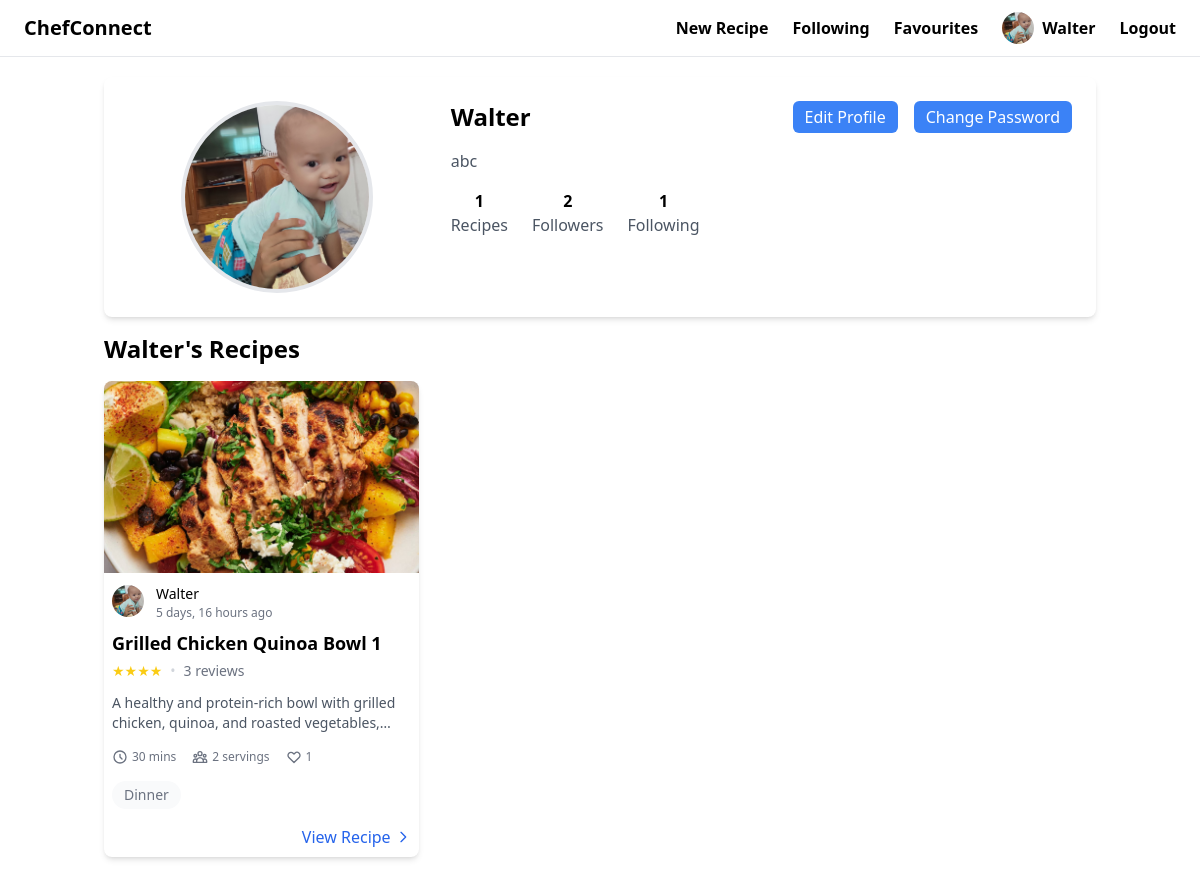
/users/profile/ (signed in), run on the app's committed database.
### users/models.py (models this page shows, shortened)
class CustomUser(AbstractUser):
    profile_picture = models.ImageField(upload_to="profile_pictures", blank=True, null=True)  # media/profile_pictures
    description = models.TextField(blank=True, null=True)

### recipe/models.py (models this page shows, shortened)
class Recipe(models.Model):
    title = models.CharField(max_length=255)
    description = models.TextField()
    preparation_time = models.PositiveIntegerField(help_text="Time in minutes")
    servings = models.PositiveIntegerField()
    food_pic = models.ImageField(upload_to="recipe_pictures/", blank=True)
    tags = models.ManyToManyField(Tag, related_name='recipes')
    created_at = models.DateTimeField(auto_now_add=True)
    updated_at = models.DateTimeField(auto_now=True)
    created_by = models.ForeignKey(settings.AUTH_USER_MODEL, on_delete=models.CASCADE, null=True, blank=True,
                                   related_name='created_recipes')
    saved_by = models.ManyToManyField(settings.AUTH_USER_MODEL, related_name='saved_recipes', blank=True)
    def get_avg_rating(self):
        total = 0
        for review in self.reviews.all():
            total += review.rating
        avg_rating = round(total / (len(self.reviews.all()) or 1))
        return range(avg_rating)

class Tag(models.Model):
    name = models.CharField(max_length=255)

### users/views.py (the view)
# urls.py: path('profile/', profile, name="profile"),
@login_required
def profile(request):
    profile_user = CustomUser.objects.get(pk=request.user.id)  # request.user
    recipes = profile_user.created_recipes.all()
    return render(request, 'users/profile.html',
                  {"profile_user": profile_user, "recipes": recipes, "recipe_count": len(recipes),
                   "follower_count": profile_user.followers.count(),
                   "following_count": profile_user.followings.count()})

### users/templates/users/profile.html (shortened to what this page needs)
{% extends 'base.html' %}
{% load static %}
{% block content %}
    <div class="container mx-auto px-4 py-2">
        <div class="bg-white rounded-lg shadow-md p-4 md:p-6 mb-4">
            <div class="flex flex-col md:grid md:grid-cols-3 gap-6">
                <div class="flex justify-center">
                    {% if profile_user.profile_picture %}
                        <img src="{{ profile_user.profile_picture.url }}"
                             alt="{{ profile_user.username }}"
                             class="w-32 h-32 md:w-48 md:h-48 rounded-full object-cover border-4 border-gray-200">
                    {% endif %}
                </div>
                <div class="md:col-span-2">
                    <div class="flex flex-col sm:flex-row justify-between items-center sm:items-start gap-4 sm:gap-0 mb-4">
                        <div class="text-center sm:text-left">
                            <h1 class="text-2xl font-bold">{{ profile_user.username | capfirst }}</h1>
                        </div>
                        <div class="flex flex-col sm:flex-row gap-2 sm:space-x-2">
                            {% if request.user == profile_user %}
                                <a href="{% url 'users:edit_profile' %}"
                                   class="inline-block px-3 py-1 bg-blue-500 rounded-md hover:bg-blue-700 text-white text-center">
                                    Edit Profile
                                </a>
                                <a href="{% url 'users:change_password' %}"
                                   class="inline-block px-3 py-1 bg-blue-500 rounded-md hover:bg-blue-700 text-white text-center">
                                    Change Password
                                </a>
                            {% endif %}
                        </div>
                    </div>
                    {% if profile_user.description %}
                        <p class="text-gray-600 mb-4 text-center sm:text-left">{{ profile_user.description }}</p>
                    {% endif %}
                    <div class="flex justify-center sm:justify-start space-x-6">
                        <div class="text-center text-sm sm:text-base">
                            <span class="block font-bold">{{ recipe_count }}</span>
                            <span class="text-gray-600">Recipes</span>
                        </div>
                        <div class="text-center text-sm sm:text-base">
                            <span class="block font-bold" id="follower-count">{{ follower_count }}</span>
                            <span class="text-gray-600">Followers</span>
                        </div>
                        <div class="text-center text-sm sm:text-base">
                            <span class="block font-bold">{{ following_count }}</span>
                            <span class="text-gray-600">Following</span>
                        </div>
                    </div>
                </div>
            </div>
        </div>
        <h2 class="text-2xl font-bold mb-4">{{ profile_user.username | capfirst }}'s Recipes</h2>
        <div class="grid grid-cols-1 md:grid-cols-2 lg:grid-cols-3 gap-6">
            {% for recipe in recipes %}
                <div class="bg-white rounded-lg shadow-md overflow-hidden hover:shadow-lg transition-shadow duration-300">
                    {% if recipe.food_pic %}
                        <img src="{{ recipe.food_pic.url }}" alt="{{ recipe.title }}" class="w-full h-48 object-cover">
                    {% else %}
                        <div class="w-full h-48 bg-gray-200 flex items-center justify-center">
                            <span class="text-gray-400">No image available</span>
                        </div>
                    {% endif %}
                    <div class="p-2">
                        <div class="flex items-center gap-3 mb-2">
                            {% if recipe.created_by.profile_picture %}
                                <img src="{{ recipe.created_by.profile_picture.url }}"
                                     alt="{{ recipe.created_by.username }}"
                                     class="w-8 h-8 rounded-full object-cover">
                            {% else %}
                                <div class="w-8 h-8 rounded-full bg-gray-200 flex items-center justify-center">
                                    <span class="text-gray-500 text-sm">{{ recipe.user.username|first|upper }}</span>
                                </div>
                            {% endif %}
                            <div class="flex flex-col">
                                <a href="{% url 'users:chef-profile' chef_id=recipe.created_by.id %}"><span
                                        class="text-sm font-medium hover:text-blue-500">{{ recipe.created_by.username | capfirst }}</span></a>
                                <span class="text-xs text-gray-500">{{ recipe.created_at|timesince }} ago</span>
                            </div>
                        </div>
                        <h2 class="text-lg font-semibold mb-1 hover:text-blue-500">{{ recipe.title }}</h2>
                        <div class="flex items-center gap-2 mb-3 text-sm">
                            <div class="flex items-center">
                                {% if recipe.get_avg_rating %}
                                    <div class="flex text-yellow-400 text-sm">
                                        {% for i in recipe.get_avg_rating %}
                                            <span>★</span>
                                        {% endfor %}
                                    </div>
                                {% else %}
                                    <span class="text-sm text-gray-500 hover:text-blue-500">No ratings yet</span>
                                {% endif %}
                            </div>
                            <span class="text-gray-300">•</span>
                            <span class="text-sm text-gray-500 hover:text-blue-500">{{ recipe.reviews.count }} reviews</span>
                        </div>
                        <p class="text-gray-600 mb-4 line-clamp-2 text-sm hover:text-blue-500">{{ recipe.description }}</p>
                        <div class="flex items-center gap-4 text-xs text-gray-500 mb-4">
                            <div class="flex items-center hover:text-blue-500">
                                <svg class="w-4 h-4 mr-1" fill="none" stroke="currentColor" viewBox="0 0 24 24">
                                    <path stroke-linecap="round" stroke-linejoin="round" stroke-width="2"
                                          d="M12 8v4l3 3m6-3a9 9 0 11-18 0 9 9 0 0118 0z"></path>
                                </svg>
                                <span>{{ recipe.preparation_time }} mins</span>
                            </div>
                            <div class="flex items-center hover:text-blue-500">
                                <span>{{ recipe.servings }} servings</span>
                            </div>
                            <div class="flex items-center hover:text-blue-500">
                                <svg class="w-4 h-4 mr-1" fill="none" stroke="currentColor" viewBox="0 0 24 24">
                                    <path stroke-linecap="round" stroke-linejoin="round" stroke-width="2"
                                          d="M4.318 6.318a4.5 4.5 0 000 6.364L12 20.364l7.682-7.682a4.5 4.5 0 00-6.364-6.364L12 7.636l-1.318-1.318a4.5 4.5 0 00-6.364 0z"></path>
                                </svg>
                                <span>{{ recipe.likes.count }}</span>
                            </div>
                        </div>
                        <div class="flex flex-wrap gap-2 mb-4">
                            {% for tag in recipe.tags.all|slice:":3" %}
                                <span class="px-3 py-1 bg-gray-50 text-gray-500 rounded-full text-sm hover:bg-gray-200">
                            {{ tag.name }}
                        </span>
                            {% endfor %}
                        </div>
                        <div class="flex items-center justify-end">
                            <a href="{% url 'recipe:detail' recipe.id %}"
                               class="inline-flex items-center text-blue-600 hover:text-blue-800">
                                View Recipe
                                <svg class="w-4 h-4 ml-1" fill="none" stroke="currentColor" viewBox="0 0 24 24">
                                    <path stroke-linecap="round" stroke-linejoin="round" stroke-width="2"
                                          d="M9 5l7 7-7 7"></path>
                                </svg>
                            </a>
                        </div>
                    </div>
                </div>
            {% empty %}
                <div class="col-span-full text-center py-12">
                    <h3 class="text-xl text-gray-600">No recipes found</h3>
                    <p class="mt-2 text-gray-500">Be the first to add a recipe!</p>
                </div>
            {% endfor %}
        </div>
    </div>
{% endblock %}

### chefconnect/templates/base.html (shortened to what this page needs)
{% load static %}
<!doctype html>
<html>
<head>
    <script src="https://cdn.tailwindcss.com"></script>
</head>
<body>
<nav class="relative py-3 px-4 md:px-6 border-b border-gray-200">
    <div class="max-w-7xl mx-auto">
        <div class="flex justify-between items-center">
            <a href="/" class="text-xl font-semibold">ChefConnect</a>
            <div class="hidden md:flex items-center space-x-6">
                <a href="{% url 'recipe:add_recipe' %}" class="text-base font-semibold hover:text-gray-500">New
                    Recipe</a>
                <a href="{% url 'users:following' %}" class="text-base font-semibold hover:text-gray-500">Following</a>
                <a href="{% url 'recipe:saved_recipes' %}" class="text-base font-semibold hover:text-gray-500">Favourites</a>
                {% if request.user.is_authenticated %}
                    <a href="{% url 'users:profile' %}" class="flex items-center space-x-2">
                        {% if request.user.profile_picture %}
                            <img src="{{ request.user.profile_picture.url }}" alt="Profile"
                                 class="w-8 h-8 rounded-full object-cover">
                        {% else %}
                            <div class="w-8 h-8 rounded-full bg-gray-300 flex items-center justify-center">
                                <span class="text-gray-600">{{ request.user.username|first|upper }}</span>
                            </div>
                        {% endif %}
                        <span class="text-base font-semibold hover:text-gray-500">{{ request.user.username | capfirst }}</span>
                    </a>
                    <a href="{% url 'users:logout' %}"
                       class="text-base font-semibold hover:text-red-700">Logout</a>
                {% endif %}
            </div>
        </div>
    </div>
</nav>
<div class="px-4 md:px-6 py-3">
    {% block content %}
    {% endblock %}
</div>
</body>
</html>

### data on the page
CustomUser: user.profile_picture (picture), user.username "Walter", profile_picture (picture), username "Walter", description "abc"
Recipe: food_pic (picture), created_by.profile_picture (picture), created_by.username "Walter", created_at "5 days, 16 hours", title "Grilled Chicken Quinoa Bowl 1", reviews.count "3", description "A healthy and protein-rich bowl with grilled chicken, quinoa, and roasted…", preparation_time "30", servings "2", likes.count "1"
Tag: name "Dinner"

### other printed values
{{ recipe_count }} "1"
{{ follower_count }} "2"
{{ following_count }} "1"
